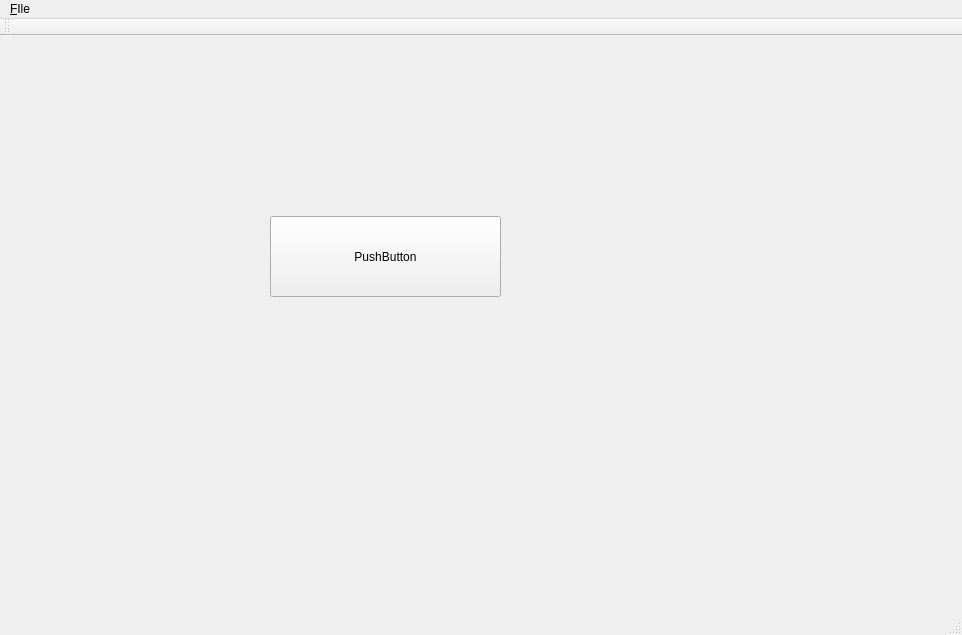
<?xml version="1.0" encoding="UTF-8"?>
<ui version="4.0">
 <class>MainWindow</class>
 <widget class="QMainWindow" name="MainWindow">
  <property name="geometry">
   <rect>
    <x>0</x>
    <y>0</y>
    <width>962</width>
    <height>635</height>
   </rect>
  </property>
  <property name="windowTitle">
   <string>MainWindow</string>
  </property>
  <widget class="QWidget" name="centralWidget">
   <widget class="QPushButton" name="pushButton">
    <property name="geometry">
     <rect>
      <x>270</x>
      <y>180</y>
      <width>231</width>
      <height>81</height>
     </rect>
    </property>
    <property name="text">
     <string>PushButton</string>
    </property>
   </widget>
  </widget>
  <widget class="QMenuBar" name="menuBar">
   <property name="geometry">
    <rect>
     <x>0</x>
     <y>0</y>
     <width>962</width>
     <height>30</height>
    </rect>
   </property>
   <widget class="QMenu" name="menuFIle">
    <property name="title">
     <string>&amp;FIle</string>
    </property>
    <addaction name="actionNew"/>
   </widget>
   <addaction name="menuFIle"/>
  </widget>
  <widget class="QToolBar" name="mainToolBar">
   <attribute name="toolBarArea">
    <enum>TopToolBarArea</enum>
   </attribute>
   <attribute name="toolBarBreak">
    <bool>false</bool>
   </attribute>
  </widget>
  <widget class="QStatusBar" name="statusBar"/>
  <action name="actionNew">
   <property name="text">
    <string>&amp;New</string>
   </property>
   <property name="shortcut">
    <string>Ctrl+N</string>
   </property>
  </action>
 </widget>
 <layoutdefault spacing="6" margin="11"/>
 <resources/>
 <connections/>
</ui>
